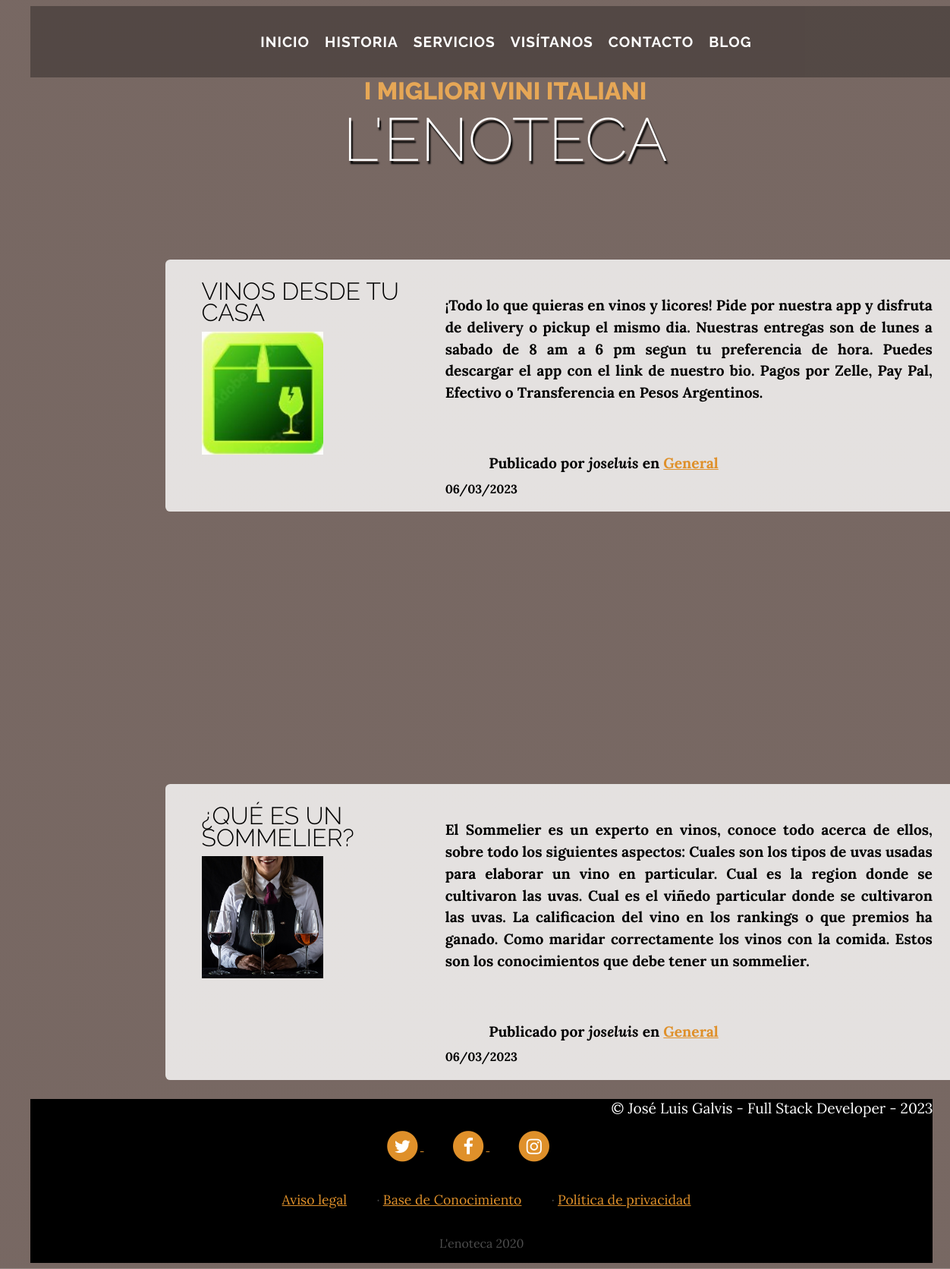
Screenshot of /blog/ with the database file from the repository.
### blog/models.py (models this page shows, shortened)
class Post(models.Model):
    title = models.CharField(max_length=200, verbose_name="Título")
    content = RichTextField(blank=True, null=True, verbose_name="Contenido")
    published = models.DateTimeField(default=now, verbose_name="Fecha de publicación")
    image = models.ImageField(upload_to="images/", null=True, blank=True, verbose_name="Imagen")
    author = models.ForeignKey(User, on_delete=models.CASCADE, verbose_name="Autor")
    categories = models.ManyToManyField(Category, verbose_name="Categorías", related_name="get_posts")
    created = models.DateTimeField(auto_now_add=True, verbose_name="Fecha de creación")
    updated = models.DateTimeField(auto_now=True, verbose_name="Fecha de edición")
    class Meta:
        verbose_name = "entrada"
        verbose_name_plural = "entradas"

class Category(models.Model):
    name = models.CharField(max_length=100, verbose_name="Nombre")
    created = models.DateTimeField(auto_now_add=True, verbose_name="Fecha de creación")
    updated = models.DateTimeField(auto_now=True, verbose_name="Fecha de edición")
    class Meta:
        verbose_name = "categoría"
        verbose_name_plural = "categorías"
    def __str__(self):
        return self.name

### pages/models.py (models this page shows, shortened)
class Page(models.Model):
    title = models.CharField(max_length=200, verbose_name="Título")
    content = RichTextField(verbose_name="Contenido")
    created = models.DateTimeField(auto_now_add=True, verbose_name="Fecha de creación")
    updated = models.DateTimeField(auto_now=True, verbose_name="Fecha de edición")
    order = models.SmallIntegerField(verbose_name="Orden", default=0)
    ordering = ['order','title']
    class Meta:
        verbose_name = "página"
        verbose_name_plural = "páginas"
        ordering = ['title']

### blog/views.py (the view)
# urls.py: path('', views.blog, name="blog"),
def blog(request):
    posts = Post.objects.all()
    return render(request, "blog/blog.html", {'posts':posts})

### pages/templatetags/pages_extras.py (called while the page is built)
@register.simple_tag
def get_page_list():
    pages = Page.objects.all()
    return pages

### blog/templates/blog/blog.html (shortened to what this page needs)
{% extends 'core/base.html' %}
{% block content %}
{% load static %}
{% for post in posts %}
<section class="page-section cta">
    <div class="container_blog">
        <div class="row">
            <div class="col-xl-9 mx-auto">
                <div class="cta-innerv text-center rounded">
                    <div class="left_cta_innerv">
                        <h2 class="section-heading mb-5">
                            <span class="section-heading-lower">{{post.title}}</span>
                        </h2>
                        <p class="mb-0">
                            <img class="mx-auto d-flex rounded img-fluid mb-3 mb-lg-0" src="{{post.image.url}}" alt="">
                        </p>
                    </div>
                    <div class="rigth_cta_innerv">
                        <p class="mb-0 mbt">
                            {{post.content|linebreaks}}
                        </p>
                        <p class="mb-0 mbt">
                            <span class="section-heading-under">
                                Publicado por <em><b>{{post.author}}</b></em> en
                                {% for category in post.categories.all %}
                                    <a href="{% url 'category' category.id %}" class="link"> {{category.name}}</a>
                                {% endfor %}
                            </span>
                        </p>
                        <span class="section-heading-upper">
                            {{post.published|date:"SHORT_DATE_FORMAT"}}
                        </span>
                    </div>
                </div>
            </div>
        </div>
    </div>
</section>
{% endfor %}
{% endblock %}

### core/templates/core/base.html (shortened to what this page needs)
<!DOCTYPE html>
<html lang="en">
<head>
        {% load static %}
        <link rel="stylesheet" href="https://cdnjs.cloudflare.com/ajax/libs/font-awesome/4.7.0/css/font-awesome.min.css">
        {% load static %}
        <link rel="stylesheet" type="text/css" href="{% static 'core/css/estilos.css' %}" rel="stylesheet">
</head>
<body>
    <div class="encabezado">
        <h1 class="site-heading text-center text-white d-none d-lg-block">
            <span class="site-heading-upper text-primary mb-3">I migliori vini italiani</span>
            <span class="site-heading-lower">L'enoteca</span>
        </h1>
        <nav class="navbar navbar-expand-lg navbar-dark py-lg-4" id="mainNav">
            <div class="container">
                <div class="menu navbar-collapse" id="navbarResponsive">
                    <ul class="navbar-nav mx-auto">
                        <li class="nav-item px-lg-4 active">
                            <a class="nav-link text-uppercase text-expanded" href="{% url 'home' %}">Inicio</a>
                        </li>
                        <li class="nav-item px-lg-4 ">
                            <a class="nav-link text-uppercase text-expanded" href="{% url 'about' %}">Historia</a>
                        </li>
                        <li class="nav-item px-lg-4 ">
                            <a class="nav-link text-uppercase text-expanded" href="{% url 'services' %}">Servicios</a>
                        </li>
                        <li class="nav-item px-lg-4 ">
                            <a class="nav-link text-uppercase text-expanded" href="{% url 'store' %}">Visítanos</a>
                        </li>
                        <li class="nav-item px-lg-4 ">
                            <a class="nav-link text-uppercase text-expanded" href="{% url 'contact' %}">Contacto</a>
                        </li>
                        <li class="nav-item px-lg-4">
                            <a class="nav-link text-uppercase text-expanded" href="{% url 'blog' %}">Blog</a>
                        </li>
                    </ul>
                </div>
            </div>
        </nav>
    </div>
    {% block content %} {% endblock %}
    <footer class="footer text-faded text-center py-5">
        <div class="container-footer">
            <p class="registro">&copy; José Luis Galvis - Full Stack Developer - 2023 </p>
            <p class="m-0">
                <a href="https://twitter.com/" class="link">
                    <span class="fa-stack fa-lg">
                        <i class="fa fa-circle fa-stack-2x"></i>
                        <i class="fa fa-twitter fa-stack-1x fa-inverse"></i>
                    </span>
                </a>
                <a href="http://facebook.com" class="link">
                <span class="fa-stack fa-lg">
                    <i class="fa fa-circle fa-stack-2x"></i>
                    <i class="fa fa-facebook fa-stack-1x fa-inverse"></i>
                </span>
                </a>
                <a href="http://instagram.co" class="link">
                <span class="fa-stack fa-lg">
                    <i class="fa fa-circle fa-stack-2x"></i>
                    <i class="fa fa-instagram fa-stack-1x fa-inverse"></i>
                </span>
                </a>
            </p>
            <p class="m-0 mbt">
                {% load pages_extras %}
                {% get_page_list as page_list %}
                {% for page in page_list %}
                    <a href="{% url 'page' page.id %}" class="link">{{page.title}}</a>
                    {% if not forloop.last %}·{% endif %}
                {% endfor %}
            </p>
            <p class="m-0 mbt1"> L'enoteca 2020</p>
        </div>
    </footer>
</body>
</html>

### core/static/core/css/estilos.css (style rules this page uses)
body { width: 95%; font-family: 'Lora'; background: url("https://raw.githubusercontent.com/JoseLuisGalvis/cvWeb-frontend/main/V5.jpg") no-repeat center center fixed, linear-gradient(rgba(47, 23, 15, 0.65), rgba(47, 23, 15, 0.65)); background-size: cover; background-repeat:no-repeat; background-position: center center; }
.encabezado { width: 95%; display: flex; flex-direction: column; }
h1, h2, h3, h4, h5, h6 { font-family: 'Raleway'; }
.text-faded { color: rgba(255, 255, 255, 0.3); }
.site-heading { width: 100%; position: fixed; display: flex; flex-direction: column; z-index: 2; align-items: center; justify-content: center; text-aligan: center; text-transform: uppercase; line-height: 1; font-family: 'Raleway'; margin: 3em 0 2em 1em; }
.site-heading .site-heading-upper { display: block; font-size: 2rem; font-weight: 800; }
.site-heading .site-heading-lower { font-size: 5rem; font-weight: 200; color: #ffff; text-shadow: 2px 4px 2px #000; line-height: 4rem; padding: 0.2em 0 0 0; }
#mainNav { width: 100%; position: fixed; z-index: 3; background-color: rgba(0,0,0,0.3); font-family: 'Raleway'; margin: 0 0 0 2em; }
.container { width: 96%; height:25%; display: flex; align-items: center; justify-content: center; text-aligan: center; margin: 10px; justify-content: space-between; padding: 1em; }
.menu { width: 100%; display: flex; align-items: center; justify-content: center; margin: 0; z-index: 3; }
.menu ul { width: 100%; display: flex; align-items: center; justify-content: center; text-aligan: center; list-style:none; margin:0; padding:0; }
.menu ul a { display: block; color: #fff; text-decoration: none; font-weight: 700; font-size: 1.2em; padding: 10px; text-transform: uppercase; letter-spacing: 1px; }
.menu ul li { position:relative; float:left; margin:0; padding:0; }
.page-section { width: 100%; height: 68vh; display: flex; align-items: center; justify-content: center; }
.container_blog { width: 100%; height: 68vh; display: flex; align-items: center; justify-content: center; padding: 6em 0 0 0; }
.left_cta_innerv { width: 50%; }
.section-heading { width: 100%; text-transform: uppercase; margin: 0.5em 0 0 0; }
.rigth_cta_innerv { width: 100%; display: flex; flex-direction: column; justify-content: center; text-align: justify; }
.rigth_cta_innerv p { font-size: 1.2em; }
.row { width: 90%; display: flex; flex-direction: column; align-items: center; justify-content: center; text-aligan: center; }
.col-xl-9 { width: 50%; display: flex; flex-direction: column; align-items: center; justify-content: center; text-aligan: center; }
.mb-0 { font-size: 1.2em; text-align: justify; margin: 0.25em 0; }
.mb-0 img { width: 50%; height:40%; margin: 0.25em 0; }
.cta { width: 90%; position: relative; display: flex; font-weight: bold; padding: 4em 3em 0 3em; margin: 7em 0.5em 0 7em; border-radius: 0.4em }
.cta-innerv { width: 100%; position: relative; display: flex; font-weight: bold; line-height: 1.8em; margin: 0.5em -5em 0 0.5em; padding: 1em 3em; background-color: rgba(255, 255, 255, 0.8); border-radius: 0.4em; }
.section-heading .section-heading-lower { display: block; font-size: 2rem; font-weight: 300; }
.m-0 a { font-size: 1.1em; margin: 0 2em 0 0; }
.footer { width: 100%; height: 8%; background-color: #000; margin: 0 0 0 2em; }
.text-primary { color: #e6a756 !important; }
.mbt { padding: 0.1rem 0 0 3em; }
.mbt1 { padding-top: 0.25rem; }
a.link { color: #df902a; }
.container-footer { display: flex; flex-direction: column; align-items: center; justify-content: center; text-aligan: center; }
.registro { width: 100%; display: flex; justify-content: flex-end; color: #ffff; font-size: 1.2em; margin: 0; padding: 0; }
.col-xl-9 { width: 100%; display: flex; flex-direction: column; align-items: center; justify-content: center; }

### rows the page displays
Post: title "VINOS DESDE TU CASA", image (picture), content "¡Todo lo que quieras en vinos y licores! Pide por nuestra app y disfruta de delivery o pickup el mismo dia. Nuestras entregas son de lunes a sabado de 8 am a 6 pm segun tu preferencia de hora. Puedes descargar el app con el link de nuestro bio. Pagos por Zelle, Pay Pal, Efectivo o Transferencia en Pesos Argentinos.", author "joseluis", published "06/03/2023"
Category: name "General"
Post: title "¿QUÉ ES UN SOMMELIER?", image (picture), content "El Sommelier es un experto en vinos, conoce todo acerca de ellos, sobre todo los siguientes aspectos: Cuales son los tipos de uvas usadas para elaborar un vino en particular. Cual es la region donde se cultivaron las uvas. Cual es el viñedo particular donde se cultivaron las uvas. La calificacion del vino en los rankings o que premios ha ganado. Como maridar correctamente los vinos con la comida. Estos son los conocimientos que debe tener un sommelier.", author "joseluis", published "06/03/2023"
Page: title "Aviso legal"
Page: title "Base de Conocimiento"
Page: title "Política de privacidad"
